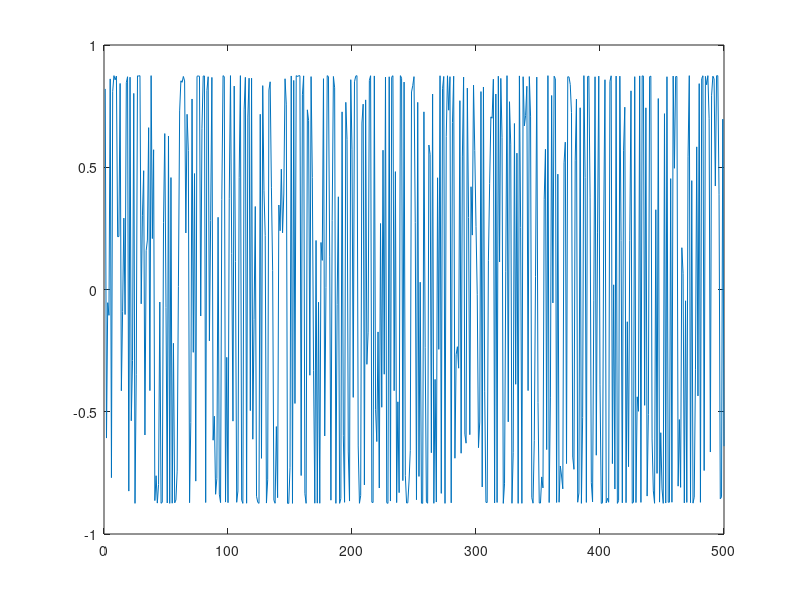
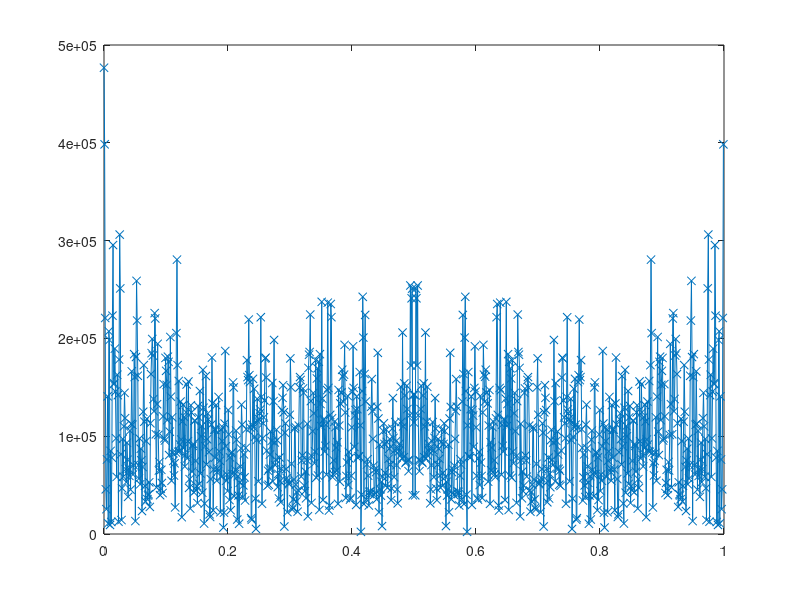
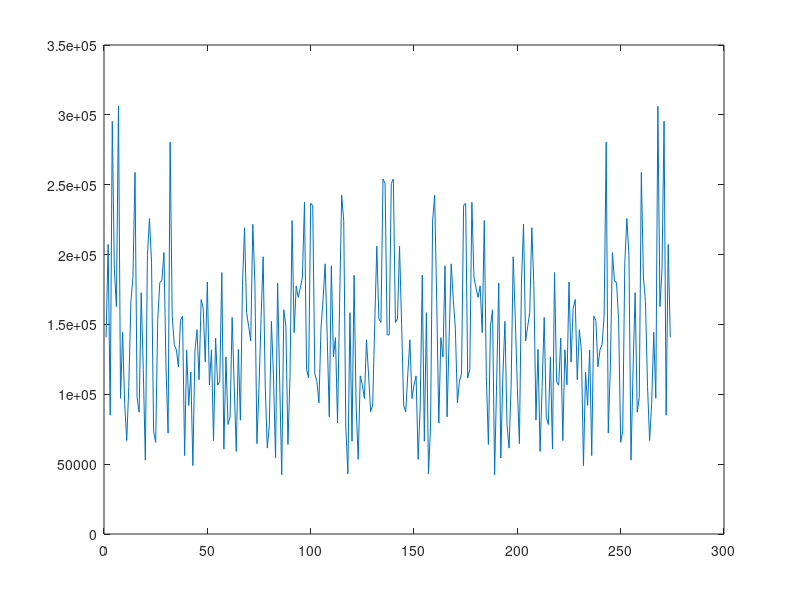

The MATLAB source for these figures, in order:

clear all;
close all;

random = normrnd(1000,5000,[1 500]);
%random = [0:0.1:16*pi];
figure(1),plot(sin(random)+0.13*sin(3*random), '-')
axis([0 500 -1 1])
NFFT = 1028; %%% NUMERO MAYOR A N MUESTRAS, ES MEJOR SI ES POTENCIA DE 2
FFTE = fft(random, NFFT);
FFTE2 = abs(fft(random, NFFT));
nVals = (0:NFFT-1)/NFFT;
figure(2),plot(nVals, FFTE2, 'x-');


%%%%%%%%%%%%%%%%ENCONTRAR PEAKS%%%%%%%%%%%%%%%%%%%%%%%%%%%%%%%%

[pks,locs] = findpeaks(FFTE2);
figure(3);
plot(pks);



